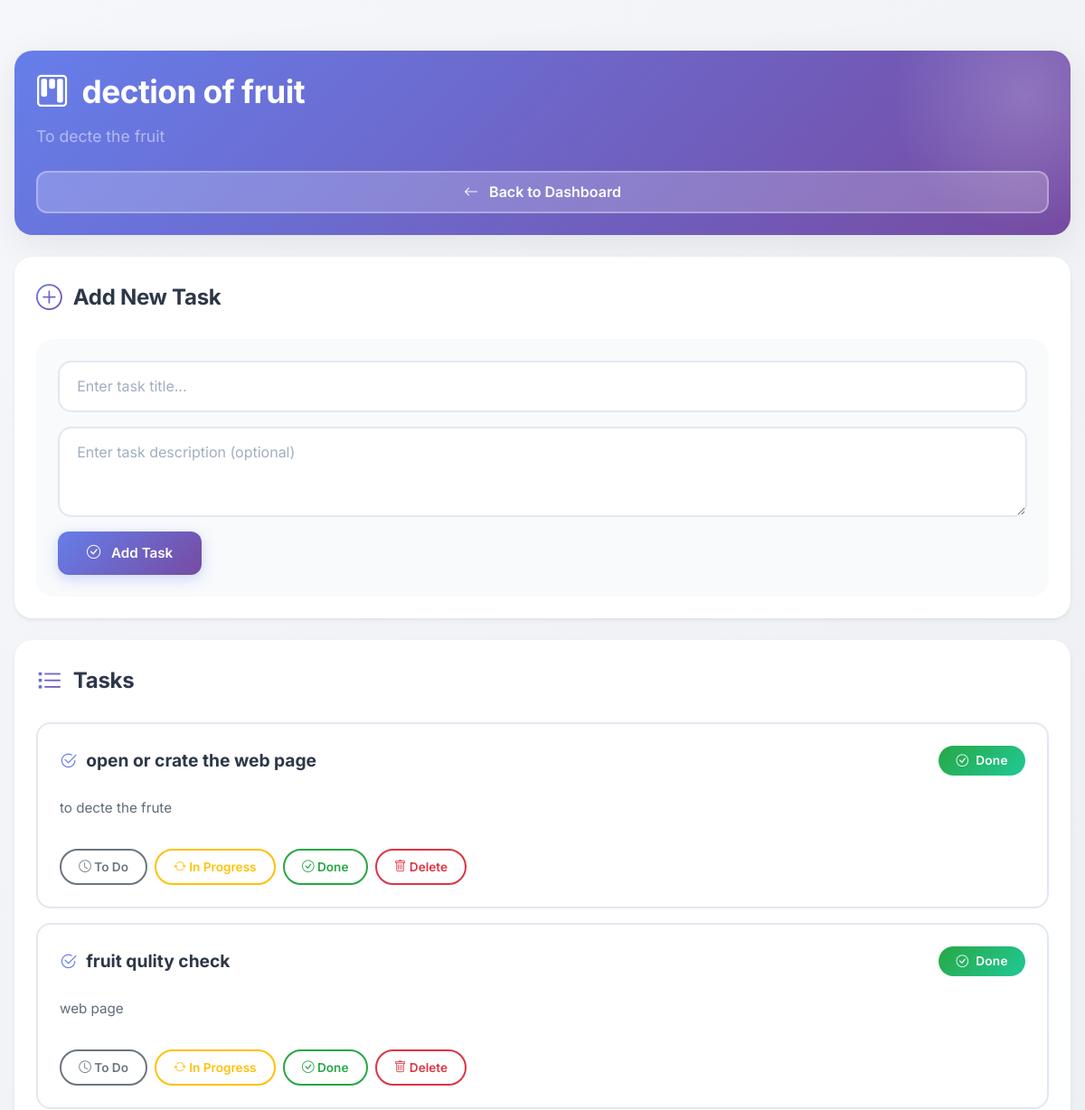
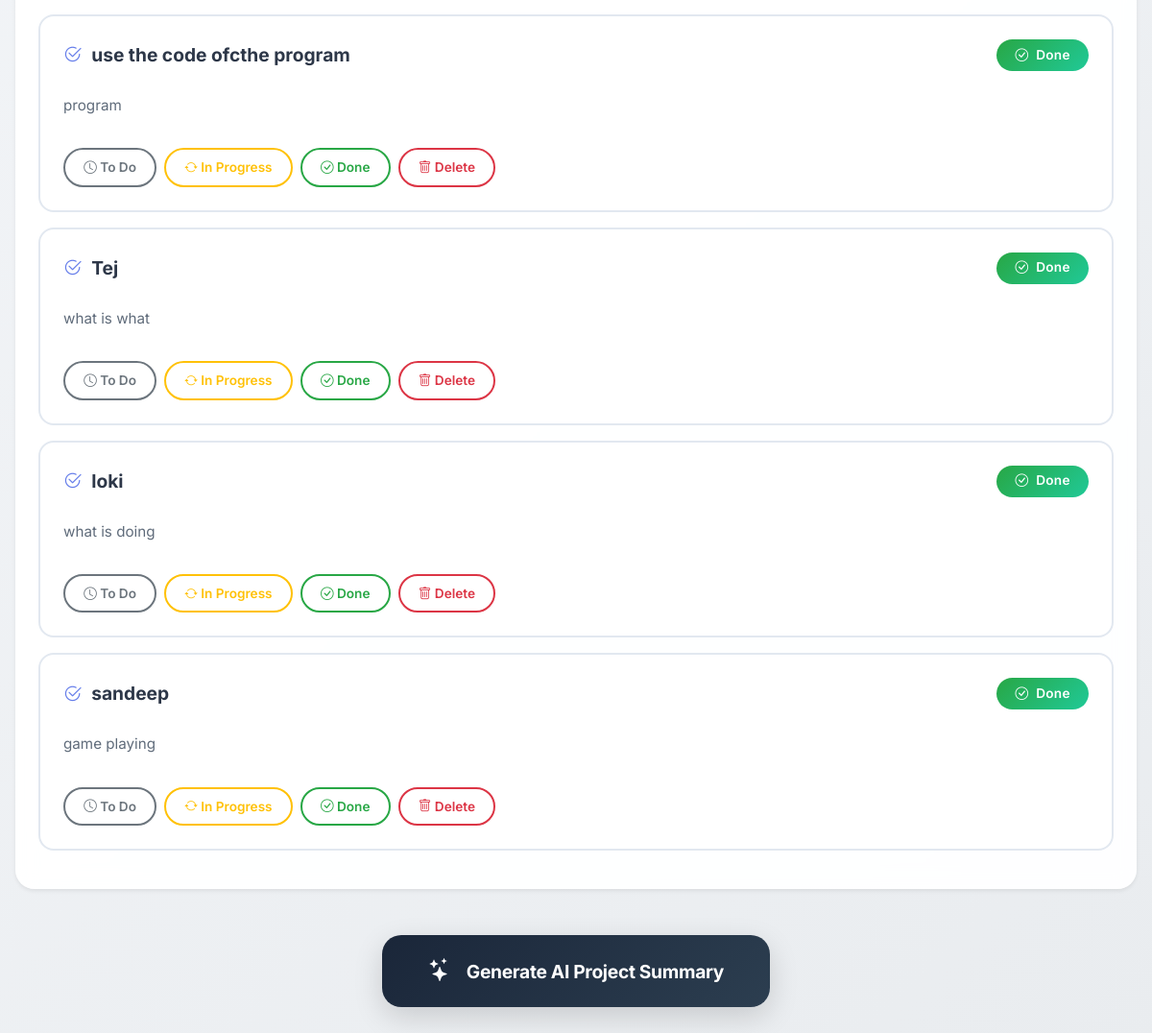
Page /project/3 (signed in) on the committed database (2 pictures, top to bottom).
### app.py (models this page shows)
class Project(db.Model):
    id = db.Column(db.Integer, primary_key=True)
    name = db.Column(db.String(200), nullable=False)
    description = db.Column(db.Text)
    user_id = db.Column(db.Integer,
                        db.ForeignKey('user.id'),
                        nullable=False)

class Task(db.Model):
    id = db.Column(db.Integer, primary_key=True)
    title = db.Column(db.String(200), nullable=False)
    description = db.Column(db.Text)
    status = db.Column(db.String(50), default="To Do")
    project_id = db.Column(db.Integer,
                           db.ForeignKey('project.id'),
                           nullable=False)

### app.py (the view)
@app.route('/project/<int:project_id>')
@login_required
def view_project(project_id):
    project = Project.query.get_or_404(project_id)
    if project.user_id != current_user.id:
        return "Unauthorized", 403
    tasks = Task.query.filter_by(
        project_id=project.id
    ).all()
    return render_template(
        "project.html",
        project=project,
        tasks=tasks
    )

### app.py (called while the page is built)
@login_manager.user_loader
def load_user(user_id):
    return User.query.get(int(user_id))

### templates/project.html (shortened to what this page needs)
<!DOCTYPE html>
<html lang="en">
<head>
    <link href="https://cdn.jsdelivr.net/npm/bootstrap@5.3.0/dist/css/bootstrap.min.css" rel="stylesheet">
    <link href="https://cdn.jsdelivr.net/npm/bootstrap-icons@1.11.0/font/bootstrap-icons.css" rel="stylesheet">
</head>
<body>
<div class="container mt-4">
    <div class="card project-header p-4 mb-4">
        <h2>
            <i class="bi bi-kanban me-2"></i>
            {{ project.name }}
        </h2>
        <p class="text-white-50">
            {% if project.description %}
                {{ project.description }}
            {% else %}
                <span class="fst-italic">No description provided</span>
            {% endif %}
        </p>
        <a href="{{ url_for('dashboard') }}" class="btn btn-secondary w-auto">
            <i class="bi bi-arrow-left"></i>
            Back to Dashboard
        </a>
    </div>
    <div class="card shadow-sm p-4 mb-4">
        <div class="section-header">
            <i class="bi bi-plus-circle"></i>
            <h4>Add New Task</h4>
        </div>
        <form method="POST" action="/add_task/{{ project.id }}" class="add-task-form">
            <div class="mb-3">
                <input type="text"
                       name="title"
                       class="form-control"
                       placeholder="Enter task title..."
                       required>
            </div>
            <div class="mb-3">
                <textarea name="description"
                          class="form-control"
                          placeholder="Enter task description (optional)"></textarea>
            </div>
            <button class="btn btn-primary">
                <i class="bi bi-check-circle"></i>
                Add Task
            </button>
        </form>
    </div>
    <div class="card shadow-sm p-4">
        <div class="section-header">
            <i class="bi bi-list-task"></i>
            <h4>Tasks</h4>
        </div>
        {% if tasks %}
            {% for task in tasks %}
            <div class="border rounded p-3 mb-3 task-item">
                <div class="task-title">
                    <h5>
                        <i class="bi bi-check2-circle"></i>
                        {{ task.title }}
                    </h5>
                    <span class="badge {% if task.status == 'To Do' %}bg-info{% elif task.status == 'In Progress' %}bg-warning{% else %}bg-success{% endif %}">
                        {% if task.status == 'To Do' %}
                            <i class="bi bi-clock me-1"></i>
                        {% elif task.status == 'In Progress' %}
                            <i class="bi bi-arrow-repeat me-1"></i>
                        {% else %}
                            <i class="bi bi-check-circle me-1"></i>
                        {% endif %}
                        {{ task.status }}
                    </span>
                </div>
                <p class="task-description">
                    {% if task.description %}
                        {{ task.description }}
                    {% else %}
                        <span class="text-muted fst-italic">No description provided</span>
                    {% endif %}
                </p>
                <div class="action-buttons">
                    <a href="/update_status/{{ task.id }}/To Do"
                       class="btn btn-outline-secondary btn-sm">
                       <i class="bi bi-clock"></i>
                       To Do
                    </a>
                    <a href="/update_status/{{ task.id }}/In Progress"
                       class="btn btn-outline-warning btn-sm">
                       <i class="bi bi-arrow-repeat"></i>
                       In Progress
                    </a>
                    <a href="/update_status/{{ task.id }}/Done"
                       class="btn btn-outline-success btn-sm">
                       <i class="bi bi-check-circle"></i>
                       Done
                    </a>
                    <a href="/delete_task/{{ task.id }}"
                       class="btn btn-outline-danger btn-sm"
                       onclick="return confirm('Are you sure you want to delete this task? This action cannot be undone.')">
                       <i class="bi bi-trash"></i>
                       Delete
                    </a>
                </div>
            </div>
            {% endfor %}
        {% else %}
            <div class="empty-state">
                <i class="bi bi-clipboard-x"></i>
                <p>No tasks added yet.</p>
                <p class="text-muted small">Create your first task using the form above!</p>
            </div>
        {% endif %}
    </div>
    <div class="text-center mt-5 mb-4">
        <a href="/generate_summary/{{ project.id }}"
           class="btn btn-dark btn-lg"
           onclick="this.classList.add('loading'); this.innerHTML='<i class=\'bi bi-arrow-repeat\'></i> Generating Summary...';">
           <i class="bi bi-stars"></i>
           Generate AI Project Summary
        </a>
    </div>
</div>
</body>
</html>

### rows in the picture
Project: name "dection of fruit", description "To decte the fruit"
Task: title "open or crate the web page", status "Done", description "to decte the frute"
Task: title "fruit qulity check", status "Done", description "web page"
Task: title "use the code ofcthe program", status "Done", description "program"
Task: title "Tej", status "Done", description "what is what"
Task: title "loki", status "Done", description "what is doing"
Task: title "sandeep", status "Done", description "game playing"
